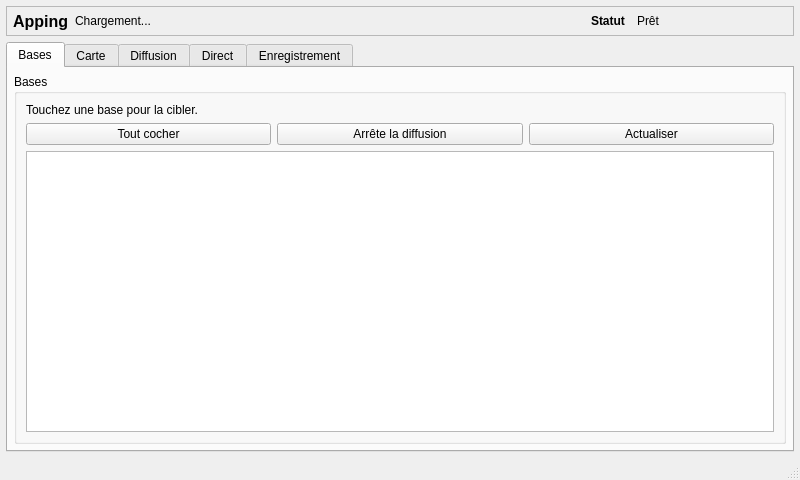
<?xml version="1.0" encoding="UTF-8"?>
<ui version="4.0">
 <class>MainWindow</class>
 <widget class="QMainWindow" name="MainWindow">
  <property name="geometry">
   <rect>
    <x>0</x>
    <y>0</y>
    <width>800</width>
    <height>480</height>
   </rect>
  </property>
  <property name="minimumSize">
   <size>
    <width>720</width>
    <height>420</height>
   </size>
  </property>
  <property name="windowTitle">
   <string>Console portable Apping</string>
  </property>
  <widget class="QWidget" name="centralwidget">
   <layout class="QVBoxLayout" name="verticalLayout">
    <property name="spacing">
     <number>6</number>
    </property>
    <property name="leftMargin">
     <number>6</number>
    </property>
    <property name="topMargin">
     <number>6</number>
    </property>
    <property name="rightMargin">
     <number>6</number>
    </property>
    <property name="bottomMargin">
     <number>6</number>
    </property>
    <item>
     <widget class="QFrame" name="headerFrame">
      <property name="frameShape">
       <enum>QFrame::StyledPanel</enum>
      </property>
      <property name="maximumSize">
       <size>
        <width>16777215</width>
        <height>46</height>
       </size>
      </property>
      <layout class="QHBoxLayout" name="headerLayout">
       <property name="spacing">
        <number>6</number>
       </property>
       <property name="leftMargin">
        <number>6</number>
       </property>
       <property name="topMargin">
        <number>4</number>
       </property>
       <property name="rightMargin">
        <number>6</number>
       </property>
       <property name="bottomMargin">
        <number>4</number>
       </property>
       <item>
        <widget class="QLabel" name="titleStaticLabel">
         <property name="minimumSize">
          <size>
           <width>54</width>
           <height>0</height>
          </size>
         </property>
         <property name="font">
          <font>
           <pointsize>12</pointsize>
           <bold>true</bold>
          </font>
         </property>
         <property name="text">
          <string>Apping</string>
         </property>
        </widget>
       </item>
       <item>
        <widget class="QLabel" name="titleValueLabel">
         <property name="text">
          <string>Chargement...</string>
         </property>
         <property name="wordWrap">
          <bool>true</bool>
         </property>
        </widget>
       </item>
       <item>
        <spacer name="headerSpacer">
         <property name="orientation">
          <enum>Qt::Horizontal</enum>
         </property>
         <property name="sizeHint" stdset="0">
          <size>
           <width>40</width>
           <height>20</height>
          </size>
         </property>
        </spacer>
       </item>
       <item>
        <widget class="QLabel" name="statusStaticLabel">
         <property name="minimumSize">
          <size>
           <width>40</width>
           <height>0</height>
          </size>
         </property>
         <property name="font">
          <font>
           <bold>true</bold>
          </font>
         </property>
         <property name="text">
          <string>Statut</string>
         </property>
        </widget>
       </item>
       <item>
        <widget class="QLabel" name="statusValueLabel">
         <property name="minimumSize">
          <size>
           <width>150</width>
           <height>0</height>
          </size>
         </property>
         <property name="text">
          <string>Prêt</string>
         </property>
         <property name="wordWrap">
          <bool>true</bool>
         </property>
        </widget>
       </item>
      </layout>
     </widget>
    </item>
    <item>
     <widget class="QTabWidget" name="mainTabWidget">
      <property name="currentIndex">
       <number>0</number>
      </property>
      <widget class="QWidget" name="homeTab">
       <attribute name="title">
        <string>Bases</string>
       </attribute>
       <layout class="QVBoxLayout" name="homeTabLayout">
        <property name="spacing">
         <number>6</number>
        </property>
        <property name="leftMargin">
         <number>6</number>
        </property>
        <property name="topMargin">
         <number>6</number>
        </property>
        <property name="rightMargin">
         <number>6</number>
        </property>
        <property name="bottomMargin">
         <number>6</number>
        </property>
        <item>
         <widget class="QGroupBox" name="basesGroupBox">
          <property name="title">
           <string>Bases</string>
          </property>
          <layout class="QVBoxLayout" name="basesLayout">
           <property name="spacing">
            <number>6</number>
           </property>
           <item>
            <widget class="QLabel" name="basesHintLabel">
             <property name="text">
              <string>Touchez une base pour la cibler.</string>
             </property>
             <property name="wordWrap">
              <bool>true</bool>
             </property>
            </widget>
           </item>
           <item>
            <layout class="QHBoxLayout" name="basesButtonsLayout">
             <property name="spacing">
              <number>6</number>
             </property>
             <item>
              <widget class="QPushButton" name="toggleBaseSelectionButton">
               <property name="text">
                <string>Tout cocher</string>
               </property>
              </widget>
             </item>
             <item>
              <widget class="QPushButton" name="stopSelectedButton">
               <property name="text">
                <string>Arrête la diffusion</string>
               </property>
              </widget>
             </item>
             <item>
              <widget class="QPushButton" name="refreshLibraryButton">
               <property name="text">
                <string>Actualiser</string>
               </property>
              </widget>
             </item>
            </layout>
           </item>
           <item>
            <widget class="QListView" name="baseListView">
             <property name="minimumSize">
              <size>
               <width>0</width>
               <height>100</height>
              </size>
             </property>
             <property name="editTriggers">
              <set>QAbstractItemView::NoEditTriggers</set>
             </property>
            </widget>
           </item>
          </layout>
         </widget>
        </item>
       </layout>
      </widget>
      <widget class="QWidget" name="mapTab">
       <attribute name="title">
        <string>Carte</string>
       </attribute>
       <layout class="QVBoxLayout" name="mapTabLayout">
        <property name="spacing">
         <number>6</number>
        </property>
        <property name="leftMargin">
         <number>6</number>
        </property>
        <property name="topMargin">
         <number>6</number>
        </property>
        <property name="rightMargin">
         <number>6</number>
        </property>
        <property name="bottomMargin">
         <number>6</number>
        </property>
        <item>
         <widget class="QGroupBox" name="mapGroupBox">
          <property name="title">
           <string>Carte</string>
          </property>
          <layout class="QVBoxLayout" name="mapGroupBoxLayout">
           <item>
            <widget class="QWidget" name="mapContainer" native="true">
             <property name="minimumSize">
              <size>
               <width>320</width>
               <height>220</height>
              </size>
             </property>
             <layout class="QVBoxLayout" name="mapContainerLayout">
              <property name="leftMargin">
               <number>0</number>
              </property>
              <property name="topMargin">
               <number>0</number>
              </property>
              <property name="rightMargin">
               <number>0</number>
              </property>
              <property name="bottomMargin">
               <number>0</number>
              </property>
             </layout>
            </widget>
           </item>
          </layout>
         </widget>
        </item>
       </layout>
      </widget>
      <widget class="QWidget" name="messagesTab">
       <attribute name="title">
        <string>Diffusion</string>
       </attribute>
       <layout class="QVBoxLayout" name="messagesTabLayout">
        <property name="spacing">
         <number>6</number>
        </property>
        <property name="leftMargin">
         <number>6</number>
        </property>
        <property name="topMargin">
         <number>6</number>
        </property>
        <property name="rightMargin">
         <number>6</number>
        </property>
        <property name="bottomMargin">
         <number>6</number>
        </property>
        <item>
         <widget class="QGroupBox" name="prerecordedGroupBox">
          <property name="title">
           <string>Messages audio</string>
          </property>
          <layout class="QVBoxLayout" name="prerecordedLayout">
           <property name="spacing">
            <number>6</number>
           </property>
           <item>
            <layout class="QFormLayout" name="playbackFormLayout">
             <property name="horizontalSpacing">
              <number>6</number>
             </property>
             <property name="verticalSpacing">
              <number>6</number>
             </property>
             <item row="0" column="0">
              <widget class="QLabel" name="intervalLabel">
               <property name="text">
                <string>Intervalle (ms)</string>
               </property>
              </widget>
             </item>
             <item row="0" column="1">
              <widget class="QLineEdit" name="intervalLineEdit">
               <property name="text">
                <string>0</string>
               </property>
              </widget>
             </item>
             <item row="1" column="0">
              <widget class="QLabel" name="durationLabel">
               <property name="text">
                <string>Durée (s)</string>
               </property>
              </widget>
             </item>
             <item row="1" column="1">
              <widget class="QLineEdit" name="durationLineEdit">
               <property name="placeholderText">
                <string>Vide = une seule fois</string>
               </property>
              </widget>
             </item>
            </layout>
           </item>
           <item>
            <widget class="QListView" name="assetListView">
             <property name="minimumSize">
              <size>
               <width>0</width>
               <height>160</height>
              </size>
             </property>
             <property name="editTriggers">
              <set>QAbstractItemView::NoEditTriggers</set>
             </property>
            </widget>
           </item>
           <item>
            <layout class="QHBoxLayout" name="assetButtonsLayout">
             <property name="spacing">
              <number>6</number>
             </property>
             <item>
              <widget class="QPushButton" name="playOnceButton">
               <property name="text">
                <string>Lire maintenant</string>
               </property>
              </widget>
             </item>
             <item>
              <widget class="QPushButton" name="playLoopButton">
               <property name="text">
                <string>Boucle</string>
               </property>
              </widget>
             </item>
            </layout>
           </item>
          </layout>
         </widget>
        </item>
        <item>
         <widget class="QGroupBox" name="messagesConfirmGroupBox">
          <property name="title">
           <string>Confirmation</string>
          </property>
          <property name="visible">
           <bool>false</bool>
          </property>
          <layout class="QVBoxLayout" name="messagesConfirmLayout">
           <property name="spacing">
            <number>6</number>
           </property>
           <item>
            <widget class="QLabel" name="messagesConfirmTextLabel">
             <property name="text">
              <string>Résumé de diffusion</string>
             </property>
             <property name="wordWrap">
              <bool>true</bool>
             </property>
            </widget>
           </item>
           <item>
            <widget class="QLabel" name="messagesConfirmBasesLabel">
             <property name="text">
              <string>Poteaux concernés</string>
             </property>
             <property name="wordWrap">
              <bool>true</bool>
             </property>
            </widget>
           </item>
           <item>
            <layout class="QHBoxLayout" name="messagesConfirmButtonsLayout">
             <property name="spacing">
              <number>6</number>
             </property>
             <item>
              <widget class="QPushButton" name="messagesConfirmButton">
               <property name="text">
                <string>Confirmer</string>
               </property>
              </widget>
             </item>
             <item>
              <widget class="QPushButton" name="messagesCancelButton">
               <property name="text">
                <string>Annuler</string>
               </property>
              </widget>
             </item>
            </layout>
           </item>
          </layout>
         </widget>
        </item>
       </layout>
      </widget>
      <widget class="QWidget" name="liveTab">
       <attribute name="title">
        <string>Direct</string>
       </attribute>
       <layout class="QVBoxLayout" name="liveTabLayout">
        <property name="spacing">
         <number>6</number>
        </property>
        <property name="leftMargin">
         <number>6</number>
        </property>
        <property name="topMargin">
         <number>6</number>
        </property>
        <property name="rightMargin">
         <number>6</number>
        </property>
        <property name="bottomMargin">
         <number>6</number>
        </property>
        <item>
         <widget class="QGroupBox" name="liveGroupBox">
          <property name="title">
           <string>Diffusion en direct</string>
          </property>
          <layout class="QVBoxLayout" name="liveActionsLayout">
           <property name="spacing">
            <number>6</number>
           </property>
           <item>
            <widget class="QFrame" name="liveStatusFrame">
             <property name="frameShape">
              <enum>QFrame::StyledPanel</enum>
             </property>
             <layout class="QHBoxLayout" name="liveStatusLayout">
              <property name="spacing">
               <number>6</number>
              </property>
              <property name="leftMargin">
               <number>6</number>
              </property>
              <property name="topMargin">
               <number>6</number>
              </property>
              <property name="rightMargin">
               <number>6</number>
              </property>
              <property name="bottomMargin">
               <number>6</number>
              </property>
              <item>
               <widget class="QLabel" name="liveStateTitleLabel">
                <property name="text">
                 <string>État</string>
                </property>
               </widget>
              </item>
              <item>
               <widget class="QLabel" name="liveStateValueLabel">
                <property name="text">
                 <string>En attente</string>
                </property>
               </widget>
              </item>
              <item>
               <spacer name="liveStatusSpacer">
                <property name="orientation">
                 <enum>Qt::Horizontal</enum>
                </property>
                <property name="sizeHint" stdset="0">
                 <size>
                  <width>40</width>
                  <height>20</height>
                 </size>
                </property>
               </spacer>
              </item>
              <item>
               <widget class="QLabel" name="liveTargetCountTitleLabel">
                <property name="text">
                 <string>Ciblés</string>
                </property>
               </widget>
              </item>
              <item>
               <widget class="QLabel" name="liveTargetCountValueLabel">
                <property name="text">
                 <string>0</string>
                </property>
               </widget>
              </item>
             </layout>
            </widget>
           </item>
           <item>
            <widget class="QToolButton" name="liveMegaphoneButton">
             <property name="text">
              <string>Lancer le direct</string>
             </property>
            </widget>
           </item>
           <item>
            <widget class="QCheckBox" name="antiFeedbackCheckBox">
             <property name="text">
              <string>Anti-larsen</string>
             </property>
            </widget>
           </item>
          </layout>
         </widget>
        </item>
        <item>
         <widget class="QGroupBox" name="liveTargetsGroupBox">
          <property name="title">
           <string>Poteaux ciblés</string>
          </property>
          <layout class="QVBoxLayout" name="liveTargetsLayout">
           <property name="spacing">
            <number>6</number>
           </property>
           <item>
            <widget class="QLabel" name="liveTargetsValueLabel">
             <property name="text">
              <string>Aucun poteau en ligne ciblé.</string>
             </property>
             <property name="wordWrap">
              <bool>true</bool>
             </property>
            </widget>
           </item>
          </layout>
         </widget>
        </item>
        <item>
         <widget class="QGroupBox" name="liveInfoGroupBox">
          <property name="title">
           <string>Rappel</string>
          </property>
          <layout class="QVBoxLayout" name="liveInfoLayout">
           <property name="spacing">
            <number>6</number>
           </property>
           <item>
            <widget class="QLabel" name="liveInfoLabel">
             <property name="text">
              <string>Le direct transmet immédiatement la voix aux poteaux sélectionnés après validation.</string>
             </property>
             <property name="wordWrap">
              <bool>true</bool>
             </property>
            </widget>
           </item>
          </layout>
         </widget>
        </item>
        <item>
         <widget class="QGroupBox" name="liveConfirmGroupBox">
          <property name="title">
           <string>Confirmation</string>
          </property>
          <property name="visible">
           <bool>false</bool>
          </property>
          <layout class="QVBoxLayout" name="liveConfirmLayout">
           <property name="spacing">
            <number>6</number>
           </property>
           <item>
            <widget class="QLabel" name="liveConfirmTextLabel">
             <property name="text">
              <string>Résumé du direct</string>
             </property>
             <property name="wordWrap">
              <bool>true</bool>
             </property>
            </widget>
           </item>
           <item>
            <widget class="QLabel" name="liveConfirmBasesLabel">
             <property name="text">
              <string>Poteaux concernés</string>
             </property>
             <property name="wordWrap">
              <bool>true</bool>
             </property>
            </widget>
           </item>
           <item>
            <layout class="QHBoxLayout" name="liveConfirmButtonsLayout">
             <property name="spacing">
              <number>6</number>
             </property>
             <item>
              <widget class="QPushButton" name="liveConfirmButton">
               <property name="text">
                <string>Confirmer</string>
               </property>
              </widget>
             </item>
             <item>
              <widget class="QPushButton" name="liveCancelButton">
               <property name="text">
                <string>Annuler</string>
               </property>
              </widget>
             </item>
            </layout>
           </item>
          </layout>
         </widget>
        </item>
        <item>
         <spacer name="microSpacer">
          <property name="orientation">
           <enum>Qt::Vertical</enum>
          </property>
          <property name="sizeHint" stdset="0">
           <size>
            <width>20</width>
            <height>1</height>
           </size>
          </property>
         </spacer>
        </item>
       </layout>
      </widget>
      <widget class="QWidget" name="recordingTab">
       <attribute name="title">
        <string>Enregistrement</string>
       </attribute>
       <layout class="QVBoxLayout" name="recordingTabLayout">
        <property name="spacing">
         <number>6</number>
        </property>
        <property name="leftMargin">
         <number>6</number>
        </property>
        <property name="topMargin">
         <number>6</number>
        </property>
        <property name="rightMargin">
         <number>6</number>
        </property>
        <property name="bottomMargin">
         <number>6</number>
        </property>
        <item>
         <widget class="QGroupBox" name="recordingGroupBox">
          <property name="sizePolicy">
           <sizepolicy hsizetype="Expanding" vsizetype="Maximum">
            <horstretch>2</horstretch>
            <verstretch>0</verstretch>
           </sizepolicy>
          </property>
          <property name="title">
           <string>Enregistrer / écouter</string>
          </property>
          <layout class="QGridLayout" name="recordingLayout">
           <property name="spacing">
            <number>6</number>
           </property>
           <item row="0" column="0" colspan="2">
            <layout class="QFormLayout" name="pendingFormLayout">
             <property name="horizontalSpacing">
              <number>6</number>
             </property>
             <property name="verticalSpacing">
              <number>6</number>
             </property>
             <item row="0" column="0">
             <widget class="QLabel" name="pendingPathLabel">
               <property name="text">
                <string>Message prêt</string>
               </property>
              </widget>
             </item>
             <item row="0" column="1">
              <widget class="QLabel" name="pendingPathValueLabel">
               <property name="text">
                <string>Aucun message en attente</string>
               </property>
               <property name="wordWrap">
                <bool>true</bool>
               </property>
              </widget>
             </item>
             <item row="1" column="0">
             <widget class="QLabel" name="pendingDurationLabel">
               <property name="text">
                <string>Durée</string>
               </property>
              </widget>
             </item>
             <item row="1" column="1">
              <widget class="QLabel" name="pendingDurationValueLabel">
               <property name="text">
                <string>--:--</string>
               </property>
              </widget>
             </item>
             <item row="2" column="0">
              <widget class="QLabel" name="pendingTitleLabel">
               <property name="text">
                <string>Titre</string>
               </property>
              </widget>
             </item>
             <item row="2" column="1">
              <widget class="QLineEdit" name="recordTitleLineEdit">
               <property name="placeholderText">
                <string>Titre du message enregistré</string>
               </property>
              </widget>
             </item>
           </layout>
          </item>
           <item row="1" column="0" colspan="2">
            <layout class="QFormLayout" name="recordingMeterLayout">
             <property name="horizontalSpacing">
              <number>6</number>
             </property>
             <property name="verticalSpacing">
              <number>6</number>
             </property>
             <item row="0" column="0">
              <widget class="QLabel" name="inputLevelLabel">
               <property name="text">
                <string>Voix</string>
               </property>
              </widget>
             </item>
             <item row="0" column="1">
              <widget class="QProgressBar" name="inputLevelProgressBar">
               <property name="maximum">
                <number>100</number>
               </property>
               <property name="value">
                <number>0</number>
               </property>
               <property name="textVisible">
                <bool>false</bool>
               </property>
              </widget>
             </item>
             <item row="1" column="0">
              <widget class="QLabel" name="saturationTitleLabel">
               <property name="text">
                <string>Saturation</string>
               </property>
              </widget>
             </item>
             <item row="1" column="1">
              <widget class="QLabel" name="saturationValueLabel">
               <property name="text">
                <string>OK</string>
               </property>
              </widget>
             </item>
             <item row="2" column="0">
              <widget class="QLabel" name="previewProgressLabel">
               <property name="text">
                <string>Lecture</string>
               </property>
              </widget>
             </item>
             <item row="2" column="1">
              <widget class="QProgressBar" name="previewProgressBar">
               <property name="maximum">
                <number>100</number>
               </property>
               <property name="value">
                <number>0</number>
               </property>
               <property name="textVisible">
                <bool>false</bool>
               </property>
              </widget>
             </item>
            </layout>
           </item>
           <item row="2" column="0" colspan="2">
            <layout class="QHBoxLayout" name="captureActionsLayout">
             <property name="spacing">
              <number>6</number>
             </property>
             <item>
              <widget class="QToolButton" name="recordButton">
               <property name="text">
                <string>Enregistrer</string>
               </property>
              </widget>
             </item>
             <item>
              <widget class="QToolButton" name="previewButton">
               <property name="text">
                <string>Écouter</string>
               </property>
              </widget>
             </item>
             <item>
              <widget class="QToolButton" name="cropButton">
               <property name="text">
                <string>Rogner</string>
               </property>
              </widget>
             </item>
            </layout>
           </item>
          </layout>
         </widget>
        </item>
        <item>
         <widget class="QGroupBox" name="recordingManageGroupBox">
          <property name="sizePolicy">
           <sizepolicy hsizetype="Expanding" vsizetype="Maximum">
            <horstretch>1</horstretch>
            <verstretch>0</verstretch>
           </sizepolicy>
          </property>
          <property name="title">
           <string>Diffuser / sauvegarder</string>
          </property>
          <layout class="QVBoxLayout" name="recordingManageLayout">
           <property name="spacing">
            <number>2</number>
           </property>
           <property name="leftMargin">
            <number>2</number>
           </property>
           <property name="topMargin">
            <number>2</number>
           </property>
           <property name="rightMargin">
            <number>2</number>
           </property>
           <property name="bottomMargin">
            <number>2</number>
           </property>
           <item>
            <layout class="QGridLayout" name="recordingActionsLayout">
             <property name="horizontalSpacing">
              <number>6</number>
             </property>
             <property name="verticalSpacing">
              <number>2</number>
             </property>
             <item row="0" column="0">
              <widget class="QToolButton" name="broadcastBufferedButton">
               <property name="text">
                <string>Diffuser</string>
               </property>
              </widget>
             </item>
             <item row="0" column="1">
              <widget class="QToolButton" name="broadcastSaveButton">
               <property name="text">
                <string>Diffuser + sauver</string>
               </property>
              </widget>
             </item>
             <item row="0" column="2">
              <widget class="QToolButton" name="saveOnlyButton">
               <property name="text">
                <string>Sauver</string>
               </property>
              </widget>
             </item>
             <item row="0" column="3">
              <widget class="QToolButton" name="discardButton">
               <property name="text">
                <string>Supprimer</string>
               </property>
              </widget>
             </item>
            </layout>
           </item>
          </layout>
         </widget>
        </item>
        <item>
         <widget class="QGroupBox" name="recordingConfirmGroupBox">
          <property name="title">
           <string>Confirmation</string>
          </property>
          <property name="visible">
           <bool>false</bool>
          </property>
          <layout class="QVBoxLayout" name="recordingConfirmLayout">
           <property name="spacing">
            <number>6</number>
           </property>
           <item>
            <widget class="QLabel" name="recordingConfirmTextLabel">
             <property name="text">
              <string>Résumé de diffusion</string>
             </property>
             <property name="wordWrap">
              <bool>true</bool>
             </property>
            </widget>
           </item>
           <item>
            <widget class="QLabel" name="recordingConfirmBasesLabel">
             <property name="text">
              <string>Poteaux concernés</string>
             </property>
             <property name="wordWrap">
              <bool>true</bool>
             </property>
            </widget>
           </item>
           <item>
            <layout class="QHBoxLayout" name="recordingConfirmButtonsLayout">
             <property name="spacing">
              <number>6</number>
             </property>
             <item>
              <widget class="QPushButton" name="recordingConfirmButton">
               <property name="text">
                <string>Confirmer</string>
               </property>
              </widget>
             </item>
             <item>
              <widget class="QPushButton" name="recordingCancelButton">
               <property name="text">
                <string>Annuler</string>
               </property>
              </widget>
             </item>
            </layout>
           </item>
          </layout>
         </widget>
        </item>
        <item>
         <spacer name="recordingSpacer">
          <property name="orientation">
           <enum>Qt::Vertical</enum>
          </property>
          <property name="sizeHint" stdset="0">
           <size>
            <width>20</width>
            <height>1</height>
           </size>
          </property>
         </spacer>
        </item>
       </layout>
      </widget>
     </widget>
    </item>
   </layout>
  </widget>
  <widget class="QStatusBar" name="statusbar"/>
 </widget>
 <resources/>
 <connections/>
</ui>
